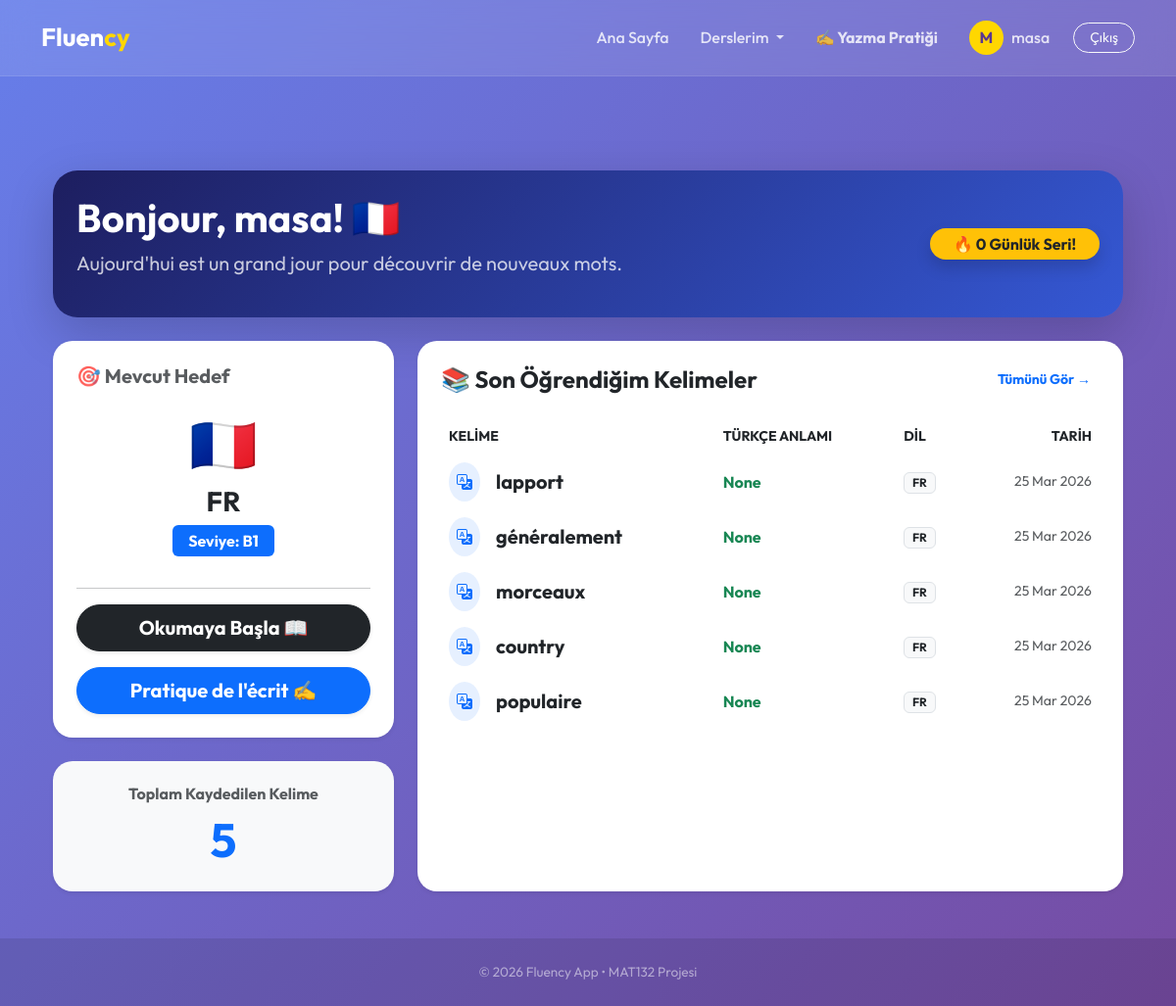
The app's page / (signed in) with its own data.
### users/models.py (models this page shows, shortened)
class User(AbstractUser):
    pass

class UserLanguageLevel(models.Model):
    user = models.ForeignKey(
        settings.AUTH_USER_MODEL,
        on_delete=models.CASCADE
    )
    language_code = models.CharField(max_length=5)
    level = models.CharField(max_length=2, default='A1')
    last_tested = models.DateTimeField(auto_now=True)

### vocabulary/models.py (models this page shows, shortened)
class SavedWord(models.Model):
    STATUS_CHOICES = [
        ('learning', 'Öğreniyorum ⏳'),
        ('review', 'Tekrar Et 🔄'),
        ('learned', 'Öğrendim ✅'),
    ]
    user = models.ForeignKey(settings.AUTH_USER_MODEL, on_delete=models.CASCADE)
    word = models.CharField(max_length=100)
    turkish_meaning = models.CharField(max_length=150, blank=True, null=True) # 🔥 Senin eklediğin alan
    language = models.CharField(max_length=5)
    status = models.CharField(max_length=20, choices=STATUS_CHOICES, default='learning')
    added_at = models.DateTimeField(auto_now_add=True)
    updated_at = models.DateTimeField(auto_now=True) # Durum her değiştiğinde bu tarih güncellenir

### users/views.py (the view, shortened to what this page needs)
# urls.py: path('', views.index, name='index'),
def index(request):
    context = {}
    if request.user.is_authenticated:
        user_words = SavedWord.objects.filter(user=request.user).order_by('-updated_at')
        context['user_words'] = user_words[:5]
        user_langs = UserLanguageLevel.objects.filter(user=request.user)
        context['user_languages'] = user_langs
        active_lang_id = request.session.get('active_lang_id')
        if active_lang_id:
            active_lang = user_langs.filter(id=active_lang_id).first()
        else:
            active_lang = user_langs.first()
            if active_lang:
                request.session['active_lang_id'] = active_lang.id
                request.session['active_lang_code'] = active_lang.language_code
        context['active_lang'] = active_lang
        context['user_streak'] = 0
    return render(request, "index.html", context)

### templates/index.html (shortened to what this page needs)
{% extends "base.html" %}
{% block content %}
<div class="container mt-5">
    <div class="row mb-4">
        <div class="col-md-12">
            <div class="card border-0 shadow-lg p-4 text-white" style="background: linear-gradient(135.47deg, #1d1e5f 0%, #3558d4 100%); border-radius: 25px;">
                <div class="d-flex align-items-center justify-content-between">
                    <div>
                        <h1 class="fw-bold">
                            {% if active_lang.language_code == 'de' %} Hallo, {{ user.username }}! 🇩🇪
                            {% elif active_lang.language_code == 'en' %} Hello, {{ user.username }}! 🇬🇧
                            {% elif active_lang.language_code == 'kr' %} 안녕하세요, {{ user.username }}! 🇰🇷
                            {% elif active_lang.language_code == 'ar' %} مرحباً, {{ user.username }}! 🇸🇦
                            {% elif active_lang.language_code == 'fa' %} سلام, {{ user.username }}! 🇮🇷
                            {% elif active_lang.language_code == 'fr' %} Bonjour, {{ user.username }}! 🇫🇷
                            {% else %} Merhaba, {{ user.username }}! 👋
                            {% endif %}
                        </h1>
                        <p class="fs-5 opacity-75">
                            {% if active_lang.language_code == 'de' %} Heute ist ein großartiger Tag, um neue Wörter zu lernen.
                            {% elif active_lang.language_code == 'en' %} Today is a great day to discover new words.
                            {% elif active_lang.language_code == 'fr' %} Aujourd'hui est un grand jour pour découvrir de nouveaux mots.
                            {% else %} Bugün yeni kelimeler keşfetmek için harika bir gün.
                            {% endif %}
                        </p>
                    </div>
                    <div class="text-end d-none d-md-block">
                        <span class="badge rounded-pill bg-warning text-dark px-4 py-2 fs-6 shadow">
                            🔥 {{ user_streak|default:0 }} Günlük Seri!
                        </span>
                    </div>
                </div>
            </div>
        </div>
    </div>
    <div class="row g-4">
        <div class="col-lg-4">
            <div class="card border-0 shadow-sm p-4 mb-4" style="border-radius: 20px;">
                <h5 class="fw-bold text-muted mb-4">🎯 Mevcut Hedef</h5>
                {% if active_lang %}
                    <div class="text-center">
                        <div class="display-4 mb-2">
                            {% if active_lang.language_code == 'de' %}🇩🇪
                            {% elif active_lang.language_code == 'en' %}🇬🇧
                            {% elif active_lang.language_code == 'kr' %}🇰🇷
                            {% elif active_lang.language_code == 'ar' %}🇸🇦
                            {% elif active_lang.language_code == 'fa' %}🇮🇷
                            {% elif active_lang.language_code == 'fr' %}🇫🇷
                            {% else %}🌐{% endif %}
                        </div>
                        <h3 class="fw-bold text-dark">
                            {{ active_lang.get_language_code_display|default:active_lang.language_code|upper }}
                        </h3>
                        <p class="badge bg-primary px-3 py-2 fs-6">Seviye: {{ active_lang.level }}</p>
                    </div>
                    <hr>
                    <div class="d-grid gap-3">
                        <a href="{% url 'wiki_reader' %}" class="btn btn-dark btn-lg rounded-pill fw-bold shadow-sm">
                            {% if active_lang.language_code == 'de' %}Lesen Başla 📖
                            {% elif active_lang.language_code == 'en' %}Start Reading 📖
                            {% else %}Okumaya Başla 📖{% endif %}
                        </a>
                        <a href="{% url 'writing_practice' %}" class="btn btn-primary btn-lg rounded-pill fw-bold shadow-sm">
                            {% if active_lang.language_code == 'de' %}Schreiben Üben ✍️
                            {% elif active_lang.language_code == 'en' %}Writing Practice ✍️
                            {% elif active_lang.language_code == 'fr' %}Pratique de l'écrit ✍️
                            {% elif active_lang.language_code == 'kr' %}쓰기 연습 ✍️
                            {% elif active_lang.language_code == 'ar' %}ممارسة الكتابة ✍️
                            {% elif active_lang.language_code == 'fa' %}تمرین نوشتن ✍️
                            {% else %}Yazma Pratiği ✍️{% endif %}
                        </a>
                    </div>
                {% endif %}
            </div>
            <div class="card border-0 shadow-sm p-4 text-center" style="border-radius: 20px; background: #f8f9fa;">
                <h6 class="text-muted fw-bold mb-0">Toplam Kaydedilen Kelime</h6>
                <div class="display-5 fw-bold text-primary mt-2">
                    {{ user_words.count|default:0 }}
                </div>
            </div>
        </div>
        <div class="col-lg-8">
            <div class="card border-0 shadow-sm p-4 h-100" style="border-radius: 20px;">
                <div class="d-flex justify-content-between align-items-center mb-4">
                    <h4 class="fw-bold text-dark mb-0">📚 Son Öğrendiğim Kelimeler</h4>
                    <a href="{% url 'my_dictionary' %}" class="btn btn-sm btn-link text-decoration-none fw-bold">Tümünü Gör →</a>
                </div>
                <div class="table-responsive">
                    <table class="table table-hover align-middle border-0">
                        <thead class="text-muted small text-uppercase">
                            <tr>
                                <th class="border-0">Kelime</th>
                                <th class="border-0">Türkçe Anlamı</th>
                                <th class="border-0">Dil</th>
                                <th class="border-0 text-end">Tarih</th>
                            </tr>
                        </thead>
                        <tbody>
                            {% for word in user_words %}
                            <tr style="cursor: pointer;">
                                <td class="border-0">
                                    <div class="d-flex align-items-center">
                                        <div class="rounded-circle bg-primary bg-opacity-10 p-2 me-3">
                                            <i class="bi bi-translate text-primary"></i>
                                        </div>
                                        <span class="fw-bold text-dark fs-5">{{ word.word }}</span>
                                    </div>
                                </td>
                                <td class="border-0 text-success fw-bold fs-6">
                                    {{ word.turkish_meaning }}
                                </td>
                                <td class="border-0">
                                    <span class="badge bg-light text-dark border">{{ word.language|upper }}</span>
                                </td>
                                <td class="border-0 text-end text-muted small">
                                    {{ word.added_at|date:"d M Y" }}
                                </td>
                            </tr>
                            {% endfor %}
                        </tbody>
                    </table>
                </div>
            </div>
        </div>
    </div>
</div>
{% endblock %}

### templates/base.html (shortened to what this page needs)
<!DOCTYPE html>
<html lang="tr">
<head>
    <link href="https://cdn.jsdelivr.net/npm/bootstrap@5.3.0/dist/css/bootstrap.min.css" rel="stylesheet">
    <link rel="stylesheet" href="https://cdn.jsdelivr.net/npm/bootstrap-icons@1.11.3/font/bootstrap-icons.min.css">
</head>
<body>
    <nav class="navbar navbar-expand-lg navbar-dark sticky-top">
        <div class="container">
            <a class="navbar-brand" href="/">Fluen<span>cy</span></a>
            <div class="collapse navbar-collapse" id="navbarNav">
                <ul class="navbar-nav ms-auto align-items-center">
                    <li class="nav-item"><a class="nav-link px-3" href="/">Ana Sayfa</a></li>
                    {% if user.is_authenticated %}
                    <li class="nav-item dropdown">
                        <a class="nav-link dropdown-toggle px-3" href="#" id="derslerimDropdown" role="button" data-bs-toggle="dropdown" aria-expanded="false">
                            Derslerim
                        </a>
                    </li>
                    <li class="nav-item">
                        <a class="nav-link px-3 fw-bold text-warning" href="/writing/">✍️ Yazma Pratiği</a>
                    </li>
                    <li class="nav-item">
                        <a class="nav-link px-3 d-flex align-items-center" href="/profile">
                            <div class="profile-circle me-2">
                                {{ user.username|slice:":1"|upper }}
                            </div>
                            {{ user.username }}
                        </a>
                    </li>
                    <li class="nav-item ms-lg-2">
                        <a class="btn btn-outline-light btn-sm px-3" style="border-radius: 50px;"
                            href="/logout">Çıkış</a>
                    </li>
                    {% else %}
                    <li class="nav-item"><a class="nav-link px-3" href="/login">Giriş Yap</a></li>
                    <li class="nav-item">
                        <a class="btn btn-start ms-lg-3 shadow-sm" href="/register">Hemen Başla</a>
                    </li>
                    {% endif %}
                </ul>
            </div>
        </div>
    </nav>
    <main class="main-content">
        <div class="container py-5">
            {% block content %}{% endblock %}
        </div>
    </main>
    <footer class="text-center text-white-50 mt-auto">
        <div class="container">
            <p class="mb-0">© 2026 Fluency App • MAT132 Projesi</p>
        </div>
    </footer>
</body>
</html>

### templates/base.html (style rules this page uses)
body { font-family: 'Outfit', sans-serif; background: linear-gradient(135deg, #667eea 0%, #764ba2 100%); min-height: 100vh; color: #fff; display: flex; flex-direction: column; }
.navbar { background: rgba(255, 255, 255, 0.1) !important; backdrop-filter: blur(15px); border-bottom: 1px solid rgba(255, 255, 255, 0.1); padding: 0.8rem 0; }
.navbar-brand { font-weight: 700; font-size: 1.6rem; color: #fff !important; }
.navbar-brand span { color: #ffd700; }
.nav-link { color: rgba(255, 255, 255, 0.8) !important; font-weight: 500; transition: 0.3s; border-radius: 10px; }
.main-content { flex: 1; display: flex; align-items: center; }
footer { padding: 1.5rem 0; background: rgba(0, 0, 0, 0.1); font-size: 0.85rem; }
.profile-circle { width: 35px; height: 35px; background: #ffd700; color: #5a3791; border-radius: 50%; display: flex; align-items: center; justify-content: center; font-weight: bold; }

### templates/index.html (style rules this page uses)
body { background-color: #f4f7fe; }
.card { transition: transform 0.3s ease; }

### records on screen
User: username "M", username "masa"
UserLanguageLevel: language_code "FR", level "B1"
SavedWord: word "lapport", turkish_meaning "None", language "FR", added_at "25 Mar 2026"
SavedWord: word "généralement", turkish_meaning "None", language "FR", added_at "25 Mar 2026"
SavedWord: word "morceaux", turkish_meaning "None", language "FR", added_at "25 Mar 2026"
SavedWord: word "country", turkish_meaning "None", language "FR", added_at "25 Mar 2026"
SavedWord: word "populaire", turkish_meaning "None", language "FR", added_at "25 Mar 2026"

### other values on screen
{{ user_streak|default:0 }} "0"
{{ user_words.count|default:0 }} "5"
